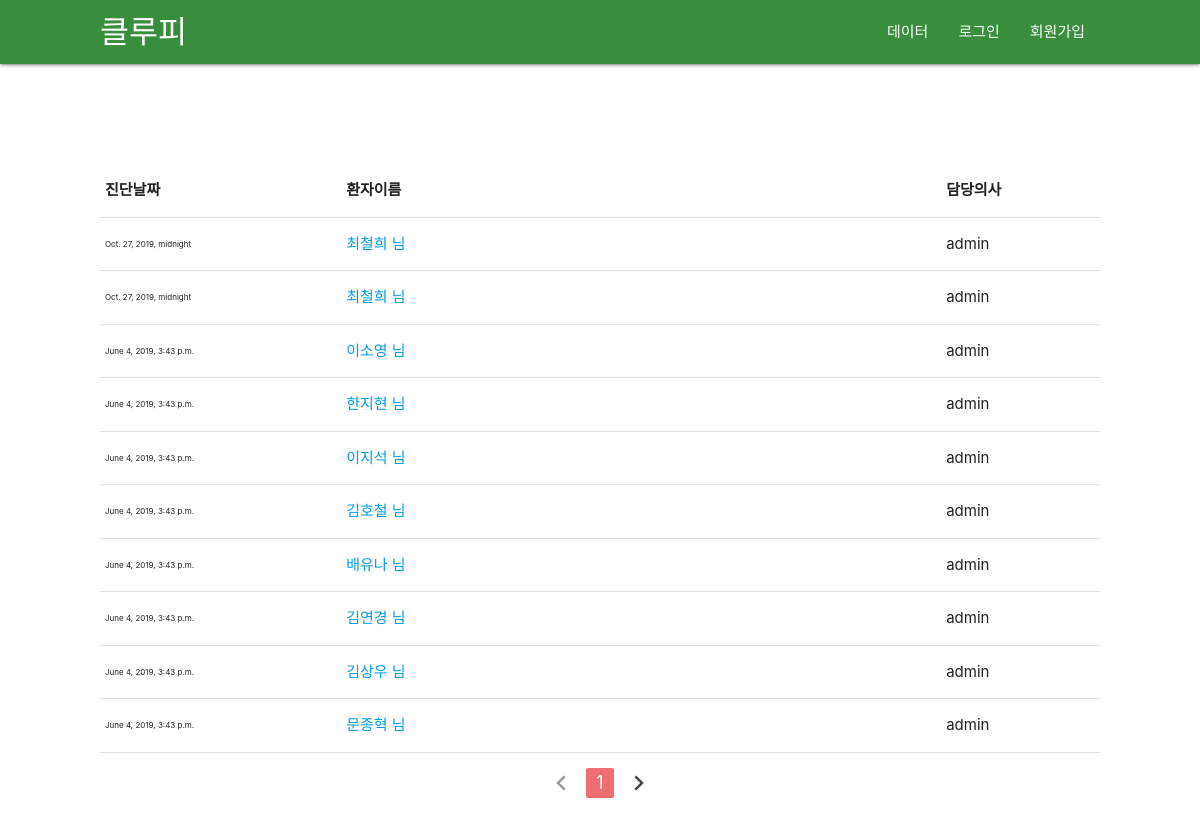
The page /list/ on the database as committed earlier.
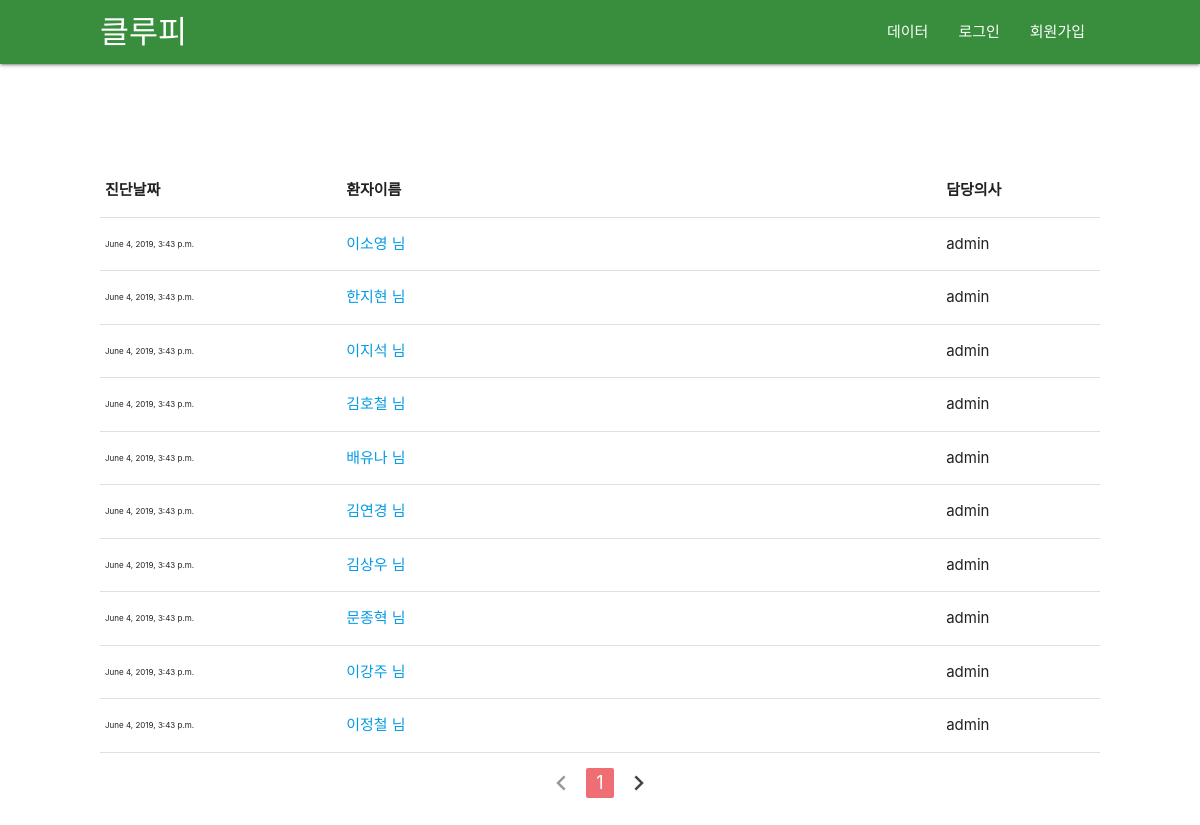
The same page on the database as committed later.
### scoring/models.py (models this page shows, shortened)
class ScoreList(models.Model):
    user = models.ForeignKey(User, on_delete=models.CASCADE, null=True) # 담당의
    name = models.CharField(max_length=200,null=True) # 성명
    gender = models.IntegerField(null=True) # 성별
    age = models.IntegerField(null=True) # 연령
    blood_type = models.IntegerField(null=True) # 혈액형
    height = models.FloatField(null=True) # 신장
    weight = models.FloatField(null=True) # 몸무게
    past_diagnostic_record = models.IntegerField(null=True) # 과거력
    pub_date = models.DateTimeField(null=True) # 진달일
    score = models.IntegerField(null=True) # 점수
    pass_or_fail = models.BooleanField(null=True) # 치매여부
    ASF = models.FloatField(null=True) # 두개골과 두뇌사이 공간
    nWBV = models.FloatField(null=True) # 전체 뇌용량 정규화
    eTIV = models.IntegerField(null=True) # 추정 내척추수액
    CDR = models.FloatField(null=True) # 임상 치매 평가
    MMSE = models.FloatField(null=True) # 간이 정신 상태 검사
    SES = models.FloatField(null=True) # 사화족 지위
    educ = models.IntegerField(null=True) # 교육 기간
    MR_delay = models.IntegerField(null=True) # 딜레이
    hand = models.IntegerField(null=True) # 손잡이
    test = models.BooleanField(null=True) # 테스트

### scoring/views.py (the view)
# urls.py: path('list/', scoring.views.list, name='list'),
def list(request):
    subjects = ScoreList.objects.all().order_by('-id').filter(test=None)
    paginator = Paginator(subjects, 10)
    try:
        page = request.GET.get('page', 1)
    except PageNotAnInteger:
        page = 1
    lists = paginator.get_page(page)
    return render(request, 'list.html', {'lists':lists})

### scoring/templates/list.html
{% extends "base.html" %}
{% block content %}
{% load static %}
<section class="patient-list">
    <div class="con">
        <table class="highlight">
            <thead>
                <tr>
                    <th>진단날짜</th>
                    <th>환자이름</th>
                    <th>담당의사</th>
                </tr>
            </thead>
            <tbody>
                {% for list in lists %}
                <tr>
                    <td style="font-size: 8px;">{{ list.pub_date }}</td>
                    <td style="width: 60%"><a href="{% url 'result' list.id%}">{{ list.name }} 님</a></td>
                    <td>{{ list.user.username }}</td>
                </tr>
                {% endfor %}
            </tbody>
        </table>
        <div>
            <ul class="pagination" style="display: flex; justify-content:center;">
                {% if lists.has_previous %}
                <li class="waves-effect"><a href="?page={{lists.previous_page_number}}"><i class="material-icons">chevron_left</i></a></li>
                {% else %}
                <li class="disabled"><a href="#!"><i class="material-icons">chevron_left</i></a></li>
                {% endif %}
                <li class="active"><a href="#!">{{lists.number}}</a></li>
                {% if lists.has_next %}
                <li class="waves-effect"><a href="?page={{lists.next_page_number}}"><i class="material-icons">chevron_right</i></a></li>
                {% else %}
                <li class="disabled"><a href="#!"><i class="material-icons">chevron_right</i></a></li>
                {% endif %}
            </ul>
        </div>
    </div>
</section>
{% endblock content %}

### templates/base.html (shortened to what this page needs)
{% load static %}
<!DOCTYPE html>
<html lang="en">
<head>
    <link rel="stylesheet" href="https://cdnjs.cloudflare.com/ajax/libs/materialize/1.0.0/css/materialize.min.css">
    <link rel="stylesheet" href="{% static 'css/style.css'%}">
    <link rel="stylesheet" href="{% static 'css/account.css'%}">
</head>
<body>
    <div class="navbar-fixed">
        <nav class="green darken-2">
            <div style="max-width: 1000px; margin:auto;" class="nav-wrapper">
            <a href="{% url 'home' %}" class="brand-logo">클루피</a>
            <ul class="right hide-on-med-and-down">
                {% if user.is_authenticated %}
                <li><a href="{% url 'list' %}">{{user.username}}</a></li>
                {% if user.username == 'admin' %}
                <li><a href="{% url 'image_analysis' %}">이미지분석</a></li>
                <li><a href="{% url 'data_analysis' %}">데이터분석</a></li>
                {% endif %}
                <li><a href="{% url 'select' %}">채점하기</a></li>
                <li><a href="{% url 'analysis' %}">데이터</a></li>
                <li><a href="javascript:{document.getElementById('logout').submit()}">로그아웃</a>
                    <form id="logout" method="POST" action="{% url 'logout' %}">
                        {% csrf_token %} <input type="hidden" />
                    </form>
                </li>
                {% else %}
                <li><a href="{% url 'analysis' %}">데이터</a></li>
                <li><a href="{% url 'login' %}">로그인</a></li>
                <li><a href="{% url 'signup' %}">회원가입</a></li>
                {% endif %}
            </ul>
            </div>
        </nav>
    </div>
    {% block content %}
    {% endblock %}
</body>
</html>

### scoring/static/css/style.css (style rules this page uses)
.patient-list { padding-top: 100px; padding-bottom: 100px; width: 100%; display: flex; justify-content: center; }
.patient-list .con { width: 1000px; }

Rows that differ between the two databases and show on the page:
removed ScoreList: pub_date "Oct. 27, 2019, midnight", name "최철희", user.username "admin"
removed ScoreList: pub_date "Oct. 27, 2019, midnight", name "최철희", user.username "admin"
now on this page (row unchanged): ScoreList: pub_date "June 4, 2019, 3:43 p.m.", name "이강주", user.username "admin"
now on this page (row unchanged): ScoreList: pub_date "June 4, 2019, 3:43 p.m.", name "이정철", user.username "admin"
